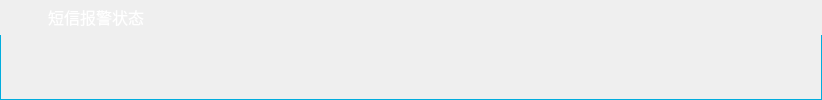
        <widget class="QWidget" name="wgt_sms" native="true">
         <property name="sizePolicy">
          <sizepolicy hsizetype="Preferred" vsizetype="Preferred">
           <horstretch>0</horstretch>
           <verstretch>0</verstretch>
          </sizepolicy>
         </property>
         <property name="minimumSize">
          <size>
           <width>0</width>
           <height>0</height>
          </size>
         </property>
         <property name="styleSheet">
          <string notr="true">/*QWidget#wgt_leak{
background:transparent;
border-image: url(:/image/dev_border.png);
border-bottom:0px solid rgb(73, 118, 237);
border-top:0px solid rgb(73, 118, 237);
}*/</string>
         </property>
         <layout class="QVBoxLayout" name="verticalLayout_10">
          <property name="spacing">
           <number>0</number>
          </property>
          <property name="leftMargin">
           <number>0</number>
          </property>
          <property name="topMargin">
           <number>0</number>
          </property>
          <property name="rightMargin">
           <number>0</number>
          </property>
          <property name="bottomMargin">
           <number>0</number>
          </property>
          <item>
           <widget class="QFrame" name="frame_8">
            <property name="minimumSize">
             <size>
              <width>0</width>
              <height>35</height>
             </size>
            </property>
            <property name="maximumSize">
             <size>
              <width>16777215</width>
              <height>35</height>
             </size>
            </property>
            <property name="styleSheet">
             <string notr="true"> QFrame#frame_8{
color: rgb(255, 255, 255);
border-image: url(:/image/border_up.png);
}</string>
            </property>
            <property name="frameShape">
             <enum>QFrame::NoFrame</enum>
            </property>
            <property name="frameShadow">
             <enum>QFrame::Raised</enum>
            </property>
            <layout class="QHBoxLayout" name="horizontalLayout_8">
             <property name="spacing">
              <number>6</number>
             </property>
             <property name="leftMargin">
              <number>10</number>
             </property>
             <property name="topMargin">
              <number>2</number>
             </property>
             <property name="rightMargin">
              <number>0</number>
             </property>
             <property name="bottomMargin">
              <number>2</number>
             </property>
             <item>
              <widget class="QLabel" name="label_15">
               <property name="minimumSize">
                <size>
                 <width>8</width>
                 <height>8</height>
                </size>
               </property>
               <property name="maximumSize">
                <size>
                 <width>8</width>
                 <height>8</height>
                </size>
               </property>
               <property name="styleSheet">
                <string notr="true">border-image: url(:/image/dot.png);</string>
               </property>
               <property name="text">
                <string/>
               </property>
              </widget>
             </item>
             <item>
              <widget class="QLabel" name="label_16">
               <property name="minimumSize">
                <size>
                 <width>18</width>
                 <height>23</height>
                </size>
               </property>
               <property name="maximumSize">
                <size>
                 <width>18</width>
                 <height>23</height>
                </size>
               </property>
               <property name="styleSheet">
                <string notr="true">border-image: url(:/image/sms.png);</string>
               </property>
               <property name="text">
                <string/>
               </property>
              </widget>
             </item>
             <item>
              <widget class="QLabel" name="lblSmsStatus">
               <property name="minimumSize">
                <size>
                 <width>0</width>
                 <height>30</height>
                </size>
               </property>
               <property name="maximumSize">
                <size>
                 <width>16777215</width>
                 <height>30</height>
                </size>
               </property>
               <property name="font">
                <font>
                 <pointsize>12</pointsize>
                </font>
               </property>
               <property name="styleSheet">
                <string notr="true">color: rgb(255, 255, 255);</string>
               </property>
               <property name="text">
                <string>短信报警状态</string>
               </property>
              </widget>
             </item>
             <item>
              <spacer name="horizontalSpacer_8">
               <property name="orientation">
                <enum>Qt::Horizontal</enum>
               </property>
               <property name="sizeHint" stdset="0">
                <size>
                 <width>678</width>
                 <height>20</height>
                </size>
               </property>
              </spacer>
             </item>
            </layout>
           </widget>
          </item>
          <item>
           <widget class="QWidget" name="sms_item" native="true">
            <property name="sizePolicy">
             <sizepolicy hsizetype="Preferred" vsizetype="Preferred">
              <horstretch>0</horstretch>
              <verstretch>0</verstretch>
             </sizepolicy>
            </property>
            <property name="minimumSize">
             <size>
              <width>0</width>
              <height>0</height>
             </size>
            </property>
            <property name="styleSheet">
             <string notr="true">QWidget#sms_item{
color: rgb(255, 255, 255);
border-bottom:1px solid #01ADDE;
border-right:1px solid #01ADDE;
border-left:1px solid #01ADDE;
border-radius:opx;font:13pt;
}</string>
            </property>
           </widget>
          </item>
         </layout>
        </widget>
